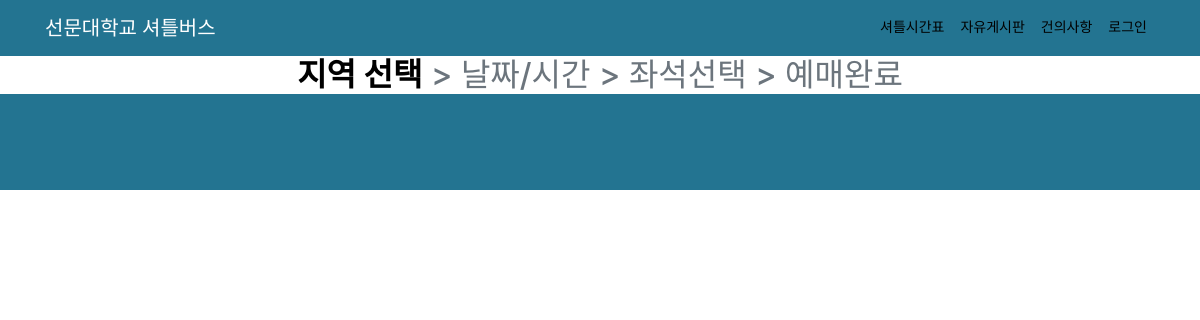
/1/reservation/, run on an earlier commit of the app's database.
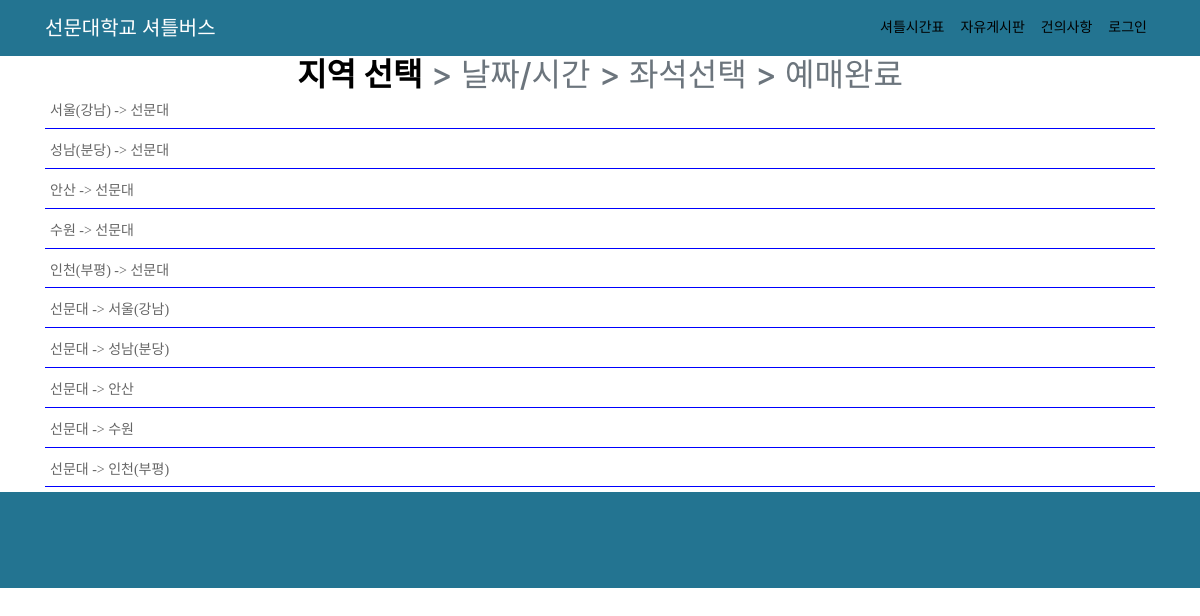
And on a later commit of the database.
### main/models.py (models this page shows, shortened)
class Bus(models.Model):
    busid = models.PositiveIntegerField(primary_key=True)
    busname = models.CharField(max_length=50)

### main/views.py (the view)
# urls.py: path('<str:user_id>/reservation/', main.views.busSelect, name="busSelect"),
def busSelect(request, user_id):
    buss = Bus.objects.all()
    return render(request, 'busSelect.html',{'buss': buss, 'user_id':user_id})

### main/templates/busSelect.html (shortened to what this page needs)
{% extends 'base.html' %}
{% load staticfiles %}
        {% block header %}
        <div class="container">
                <h2 class="text-center text-uppercase text-secondary mb-0">
        <strong style="color: black;">지역 선택</strong><span class="process"> > 날짜/시간 > 좌석선택 > 예매완료</span>
                </h2>
    <div class="bus">
        <ul class="bus-list">
            {% for bus in buss %}
                <li class="bus-item">
                    <a href="/{{ user_id }}/reservation/{{bus.busid}}" class="bus-link">{{bus.busname}}</a>
                </li>
            {% endfor %}
        </ul>
    </div>
    </div>
    {% endblock %}

### templates/base.html (shortened to what this page needs)
<!DOCTYPE html>
{% load static %}
<html lang="en">
<head>
  <link href="{% static 'vendor/bootstrap/css/bootstrap.min.css' %}" rel="stylesheet">
  <link href="{% static 'css/freelancer.min.css' %}"  rel="stylesheet">
  <link href="{% static 'css/modern-business.css' %}" rel="stylesheet">
	<link rel="stylesheet" type="text/css" href="{% static 'vendor/bootstrap/css/bootstrap.min.css' %}">
	<link rel="stylesheet" type="text/css" href="{% static 'fonts/font-awesome-4.7.0/css/font-awesome.min.css' %}">
	<link rel="stylesheet" type="text/css" href="{% static 'fonts/Linearicons-Free-v1.0.0/icon-font.min.css' %}">
	<link rel="stylesheet" type="text/css" href="{% static 'vendor/animate/animate.css' %}">
	<link rel="stylesheet" type="text/css" href="{% static 'vendor/css-hamburgers/hamburgers.min.css' %}">
	<link rel="stylesheet" type="text/css" href="{% static 'vendor/animsition/css/animsition.min.css' %}">
	<link rel="stylesheet" type="text/css" href="{% static 'vendor/select2/select2.min.css' %}">
	<link rel="stylesheet" type="text/css" href="{% static 'vendor/daterangepicker/daterangepicker.css' %}">
	<link rel="stylesheet" type="text/css" href="{% static 'css/util.css' %}">
  <link rel="stylesheet" type="text/css" href="{% static 'css/main.css' %}">
</head>
<body>
 <header>
  <nav class="navbar fixed-top navbar-expand-lg navbar-dark bg-green fixed-top">
    <div class="container">
      <a class="navbar-brand" href="{% url 'index' %}">선문대학교 셔틀버스</a>
         <div class="collapse navbar-collapse" id="navbarResponsive">
        <ul class="navbar-nav ml-auto ">
          <li class="nav-item">
            <a class="nav-link btn-1" style="color: black; font-weight: 550;" href="{% url 'about' %}">셔틀시간표</a>
          </li>
          <li class="nav-item">
            <a class="nav-link btn-1" style="color: black; font-weight: 550;" href="{% url 'post_list' %}">자유게시판</a>
          </li>
          <li class="nav-item">
            <a class="nav-link btn-1" href="{% url  'secret_list' %}" style="color: black; font-weight: 550;" >건의사항</a>
          </li>
          {% if user.is_authenticated %}
          <li class="nav-item">
              <a class="nav-link btn-1" style="color: black; font-weight: 550;"  href="/{{ user.username }}/reservation" >예매하기</a>
            </li>
            <li class="nav-item">
              <a class="nav-link btn-1" style="color: black; font-weight: 550;"  href="/{{ user.username }}/myhistory" >예매내역</a>
        </li>
        <li class="nav-item">
            <a class="nav-link btn-1" href="{% url 'signout' %}" style="color: black; font-weight: 550;" >로그아웃</a>
            </li>
        {% else %}
            <li class="nav-item">
                <a class="nav-link btn-1" href="{% url 'login' %}" style="color: black; font-weight: 550;">로그인</a>
              </li>
          {% endif %}
        </ul>
      </div>
    </div>
  </nav>
</header>
  {% block header %}
  {% endblock %}
  <footer class="py-5 bg-green">
    </footer>
  </body>
</html>

### main/static/css/modern-business.css (style rules this page uses)
body { padding-top: 56px; }

### main/static/css/main.css (style rules this page uses)
* { margin: 0px; padding: 0px; box-sizing: border-box; }
body, html { height: 100%; font-family: Raleway-Regular, sans-serif; }
a { font-family: Raleway-Regular; font-size: 14px; line-height: 1.7; color: #666666; margin: 0px; transition: all 0.4s; -webkit-transition: all 0.4s; -o-transition: all 0.4s; -moz-transition: all 0.4s; }
h1,h2,h3,h4,h5,h6 { margin: 0px; }
ul, li { margin: 0px; list-style-type: none; }

### templates/base.html (style rules this page uses)
.bg-green { background-color:#237491; }

### main/templates/busSelect.html (style rules this page uses)
.bus-item { padding: 5px 0px 5px 5px; margin-bottom: 5px; border-bottom: 1px solid blue; font-size: 12px; }

What changed in the data, as far as the page shows it:
added Bus: busname "서울(강남) -> 선문대"
added Bus: busname "성남(분당) -> 선문대"
added Bus: busname "안산 -> 선문대"
added Bus: busname "수원 -> 선문대"
added Bus: busname "인천(부평) -> 선문대"
added Bus: busname "선문대 -> 서울(강남)"
added Bus: busname "선문대 -> 성남(분당)"
added Bus: busname "선문대 -> 안산"
added Bus: busname "선문대 -> 수원"
added Bus: busname "선문대 -> 인천(부평)"
